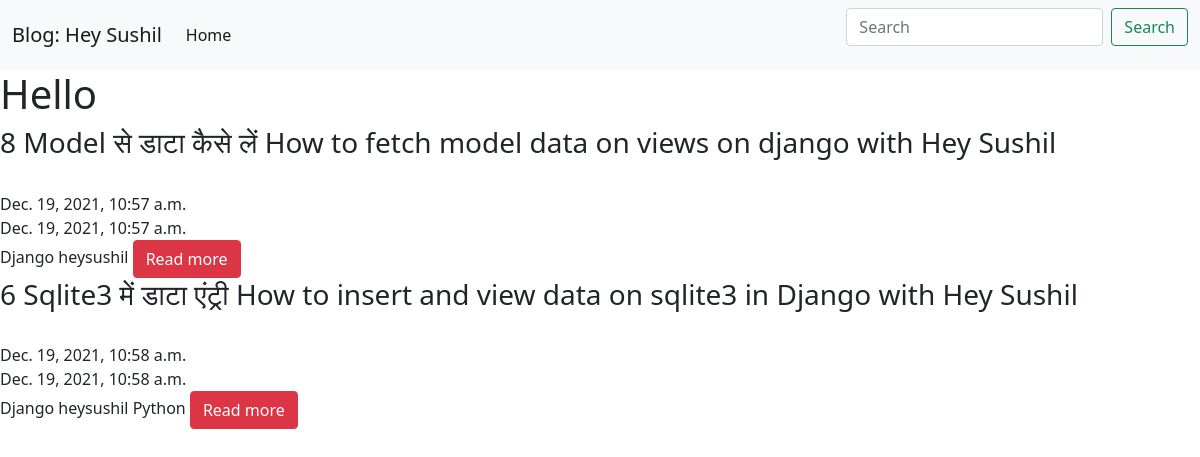
Page /blog/heysushil/ on the committed database.
### blog/models.py (models this page shows)
class Post(models.Model):
    title = models.CharField(max_length=400)
    body = models.TextField()
    created_on = models.DateTimeField(auto_now_add=True)
    last_modifed = models.DateTimeField(auto_now=True)
    categories = models.ManyToManyField('Category', related_name='posts')

class Category(models.Model):
    name = models.CharField(max_length=50)

### blog/views.py (the view)
# urls.py: path("<category>/", views.blog_category, name="blog_category"),
def blog_category(request, category):
    posts = Post.objects.filter(categories__name__contains=category)
    context = {"posts":posts}
    return render(request, 'blog_categroy.html', context)

### blog/templates/blog_categroy.html (shortened to what this page needs)
{% extends 'blog_main.html' %}
{% block page_content %}
<h1>Hello</h1>
{% for data in posts %}
<h3>{{data.title}}</h3><br>
{{data.created_on}}<br>
{{data.last_modifed}}<br>
{% for categroy in data.categories.all %}
    {{categroy.name}}
{% endfor %}
<a class="btn btn-bg btn-danger" href="{% url 'blog_detial' data.pk %}">Read more</a>
{% endfor %}
{%endblock%}

### rows in the picture
Post: title "8 Model से डाटा कैसे लें How to fetch model data on views on django with Hey Sushil", created_on "Dec. 19, 2021, 10:57 a.m.", last_modifed "Dec. 19, 2021, 10:57 a.m."
Category: name "Django"
Category: name "heysushil"
Post: title "6 Sqlite3 में डाटा एंट्री How to insert and view data on sqlite3 in Django with Hey Sushil", created_on "Dec. 19, 2021, 10:58 a.m.", last_modifed "Dec. 19, 2021, 10:58 a.m."
Category: name "Python"
